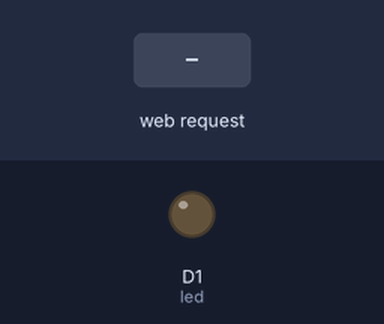
The sketch below on a simulated ESP8266 (NodeMCU). On the bench: output pins drawn as LEDs (lit = HIGH). The inputs (shaded band) are chosen by the test bench. WiFi joins after 1.5 s; servers stay silent unless stated; what the sketch prints to the serial monitor is not drawn.

Above: at 3.7 s.
3.8 s: HTTP request GET /LEDOn received
At 4.4 s:
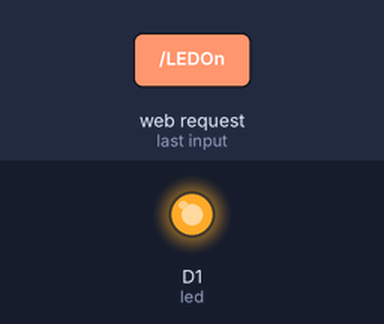
5.3 s: HTTP request GET /LEDOff received
At 5.6 s:
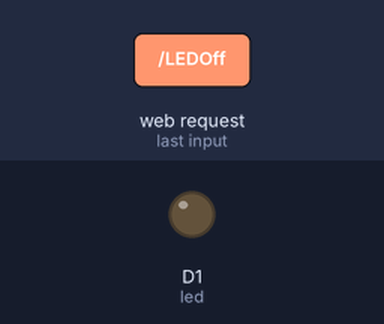
Timing chart, 0 to 8.3 s (numbered marks = the images above; inputs shaded):
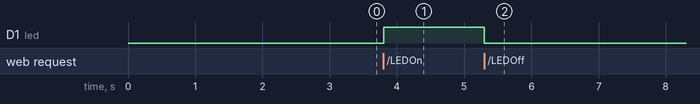

Measured:
- after the input at 3.8 s, D1 (led): LOW → HIGH at once
- after the input at 5.3 s, D1 (led): HIGH → LOW at once

The sketch:

button_web.ino
```cpp
/*---------------------------------------------------------------------------------------------------------------*/
#include <ESP8266WiFi.h>
#include <WiFiClient.h>
#include <ESP8266WebServer.h>
/*---------------------------------------------------------------------------------------------------------------*/
//const char *ssid = "bamlanat";
//const char *password = "chigooglecungbotay@123!!!";
const char *ssid = "Redmi";
const char *password = "999999999";

ESP8266WebServer server(80);
int led = D1;
/*---------------------------------------------------------------------------------------------------------------*/
void handleRoot() {
    response();
}
void handleLedOn() {
  digitalWrite(led, HIGH);
  response();
}
void handleLedOff() {
  digitalWrite(led, LOW);
  response();
}
/*---------------------------------------------------------------------------------------------------------------*/
void response(){
  String s;
  s = "<!DOCTYPE html>"
  "<html>"
    "<title>Control Led </title>"
  "<head>"
  "<style>"
    "a {text-decoration:none;}"
    ".css {display:block;width:150px;height:50px;font-size:14px;border-radius:8px}"
    ".on {color:white;background-color:#195B6A}"
    ".off {background-color:#77878A}"
  "</style><head>"
  "<body>"
    "<center>"
      "<a href='LEDOn'>"
        "<h1> Button</h1>"
        "<button type='button' class='css on'>ON</button>"
      "</a>"
      "<a href='LEDOff'>"
        "<button type='button' class='css off'>OFF</button>"
      "</a>"
    "</center>"
  "</body>"
  "</html>";

  server.send(200, "text/html", s);
}
/*---------------------------------------------------------------------------------------------------------------*/
void setup() {
    delay(1000);
    Serial.begin(115200);
    // Connect to Wi-Fi network with SSID and password
    Serial.print("Connecting to ");
    Serial.println(ssid);
    WiFi.begin(ssid, password);
    while (WiFi.status() != WL_CONNECTED) {
        delay(500);
        Serial.print(".");
    }
    // Print local IP address and start web server
    Serial.println("");
    Serial.println("WiFi connected!");
    Serial.println("IP address: ");
    Serial.println(WiFi.localIP());
    server.begin();

    server.on("/", handleRoot);
    server.on("/LEDOn", handleLedOn);
    server.on("/LEDOff", handleLedOff);
    server.begin();
    Serial.println("HTTP server beginned");
    pinMode(led, OUTPUT);
    digitalWrite(led, LOW);
}

void loop() {
    server.handleClient();
}
```
